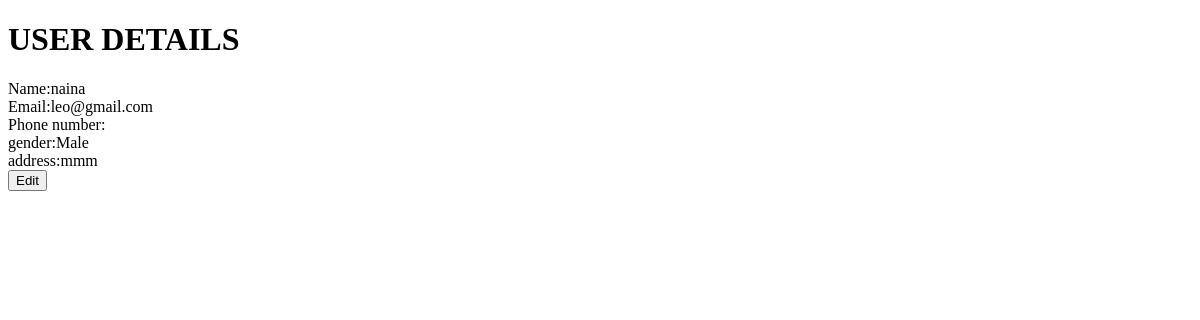
Page /profile (signed in) on the earlier database version.
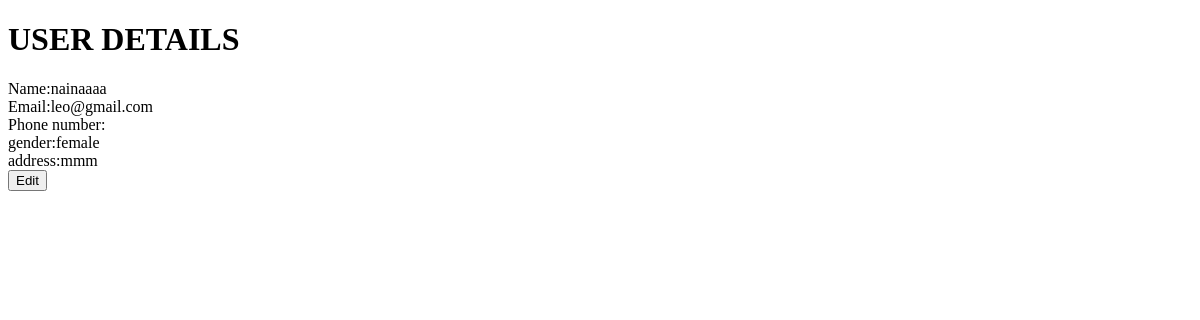
Same page on the later database version.
### appname/models.py (models this page shows)
class User_details(models.Model):
    user_id=models.ForeignKey(User,on_delete=models.CASCADE)
    phone_number=models.CharField(max_length=10,unique=True)
    gender=models.CharField(max_length=10)
    address=models.TextField()

### appname/views.py (the view)
# urls.py: path('profile', views.profile,name='profile'),
def profile(request):
    user=User.objects.get(id=request.user.id)
    a=User_details.objects.get(user_id=user.id)
    return render(request,'detail.html',{'data':a})

### template/detail.html (shortened to what this page needs)
<!DOCTYPE html>
<html lang="en">
<head>
</head>
<body>
    <h1>USER DETAILS</h1>
    Name:{{data.user_id.first_name}} <br>
    Email:{{data.user_id.email}} <br>
    Phone number:{{data.Phone_number}} <br>
    gender:{{data.gender}} <br>
    address:{{data.address}} <br>
    <a href="{% url 'edit' %}"><button>Edit</button></a>
</body>
</html>

Differences in the rows shown:
changed User_details "mmm": user_id.first_name "naina" → "nainaaaa"; gender "Male" → "female"
